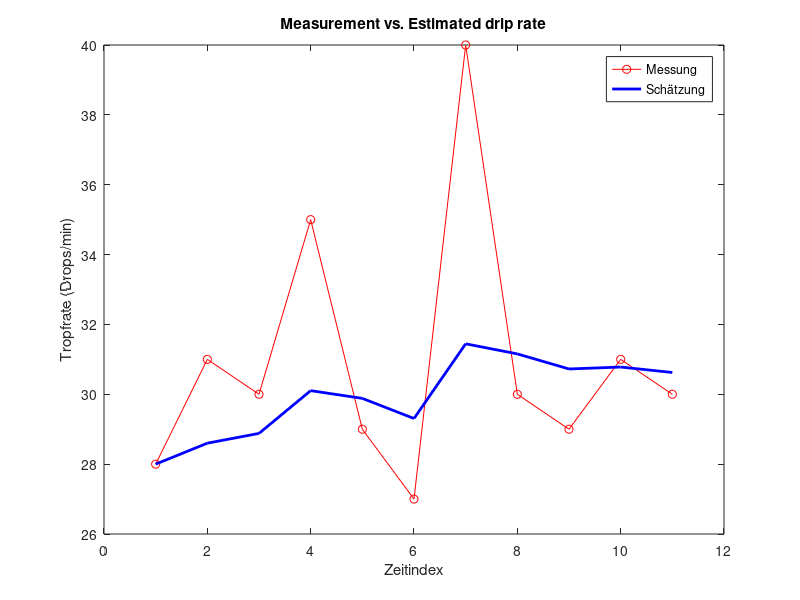

The MATLAB script that drew this image:
%% Simple system model for drip rate estimation
clear; clc; close all;

% Simulated measurement (based on plot)
z = [28 31 30 35 29 27 40 30 29 31 30];

N = length(z);

% Model:
% x(k+1) = x(k) + w
% z(k)   = x(k) + v

% Initialize estimate
x_est = zeros(1,N);
x_est(1) = z(1);

% Simple smoothing (model-based thinking)
for k = 2:N
    % prediction (no change assumed)
    x_pred = x_est(k-1);

    % update (simple correction toward measurement)
    x_est(k) = 0.8 * x_pred + 0.2 * z(k);
end

% Plot
figure;
plot(1:N, z, 'r-o', 'DisplayName','Messung');
hold on;
plot(1:N, x_est, 'b-', 'LineWidth',2, 'DisplayName','Schätzung');
legend;
xlabel('Zeitindex');
ylabel('Tropfrate (Drops/min)');
title('Measurement vs. Estimated drip rate');
